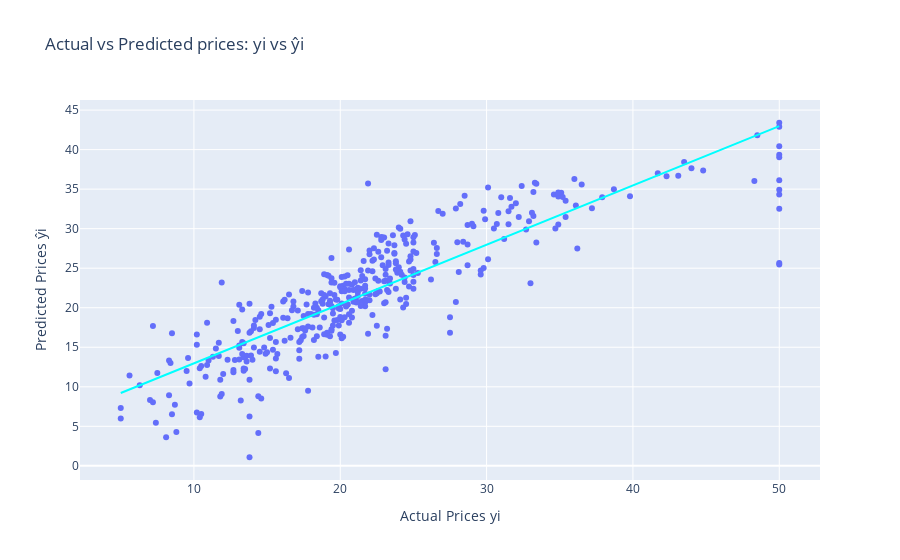

This figure's notebook cell:
### Code cell
px.scatter(data_frame=y_train_df, x="PRICE", y="PRICE_EST", labels={"PRICE": "Actual Prices yi", "PRICE_EST": "Predicted Prices ŷi"},
           title="Actual vs Predicted prices: yi vs ŷi", trendline="ols", trendline_color_override="cyan")

### Figure 1 — Plotly figure (JSON) as saved in the notebook; plotly's stock layout.template omitted (floating-point values rounded to 4 significant figures; data arrays with more than 128 entries replaced by an {"elided": "..."} marker saying what was removed)
{"data": [{"hovertemplate": "Actual Prices yi=%{x}<br>Predicted Prices ŷi=%{y}<extra></extra>", "legendgroup": "", "marker": {"color": "#636efa", "symbol": "circle"}, "mode": "markers", "name": "", "orientation": "v", "showlegend": false, "x": {"elided": "404 float values"}, "xaxis": "x", "y": {"elided": "404 float values"}, "yaxis": "y", "type": "scatter"}, {"hovertemplate": "<b>OLS trendline</b><br>PRICE_EST = 0.750122 * PRICE + 5.4578<br>R<sup>2</sup>=0.750122<br><br>Actual Prices yi=%{x}<br>Predicted Prices ŷi=%{y} <b>(trend)</b><extra></extra>", "legendgroup": "", "line": {"color": "cyan"}, "marker": {"color": "#636efa", "symbol": "circle"}, "mode": "lines", "name": "", "showlegend": false, "x": {"elided": "404 float values"}, "xaxis": "x", "y": {"elided": "404 float values"}, "yaxis": "y", "type": "scatter"}], "layout": {"xaxis": {"anchor": "y", "domain": [0.0, 1.0], "title": {"text": "Actual Prices yi"}}, "yaxis": {"anchor": "x", "domain": [0.0, 1.0], "title": {"text": "Predicted Prices ŷi"}}, "legend": {"tracegroupgap": 0}, "title": {"text": "Actual vs Predicted prices: yi vs ŷi"}}}
